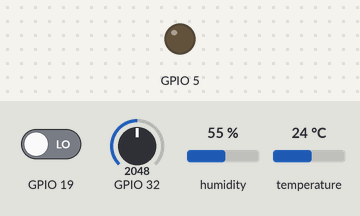
Simulated run of this program. Board: ESP32. Shown: output pins drawn as LEDs (lit = HIGH). Inputs (shaded band) come from the test bench; at power-on: GPIO 19 LOW, GPIO 32 = 2048, humidity 55 %, temperature 24 °C. Uploads are accepted with an empty reply; what the program prints to the serial monitor is not drawn.

Above: at 0.1 s.
At 2.1 s:
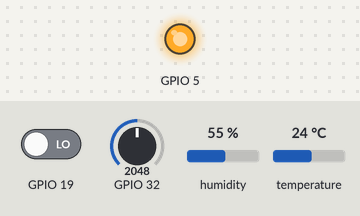
Timing chart, 0 to 3.6 s (numbered marks = the images above):
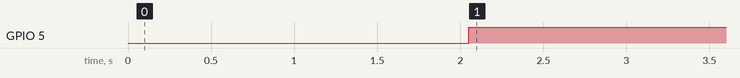

The program:

main.cpp
```cpp
#include <ArduinoJson.h>
#include <HTTPClient.h>
#include <WiFi.h>
#include <math.h>
#include "Light.h"
#include "HttpManager.h"
#include "JsonTool.h"
#include "GpioManager.h"
#include <thread.h>


const char *ssid = "514";
const char *password = "Abc12345678";


void setup() {
    //串口初始化
    Serial.begin(115200);
    Serial.println("\n系统初始化开始...");
    //wifi初始化
    wifiInit(ssid, password);

    //线程启动
    xTaskCreate(light_task,"lightThread",1024*4,NULL,1,NULL);       //路灯
    xTaskCreate(sensor_task,"sensorThread",1024*4,NULL,1,NULL);     //传感器
    xTaskCreate(load_task,"loadThread",1024*10,NULL,1,NULL);        //更新状态
    xTaskCreate(update_task,"updateThread",1024*4,NULL,1,NULL);     //上传数据
}

void loop() {
    //在主循环中进行串口通行、和日输出
    delay(2000);
}
```

Measured:
- by itself, GPIO 5: LOW → HIGH at 2.1 s
